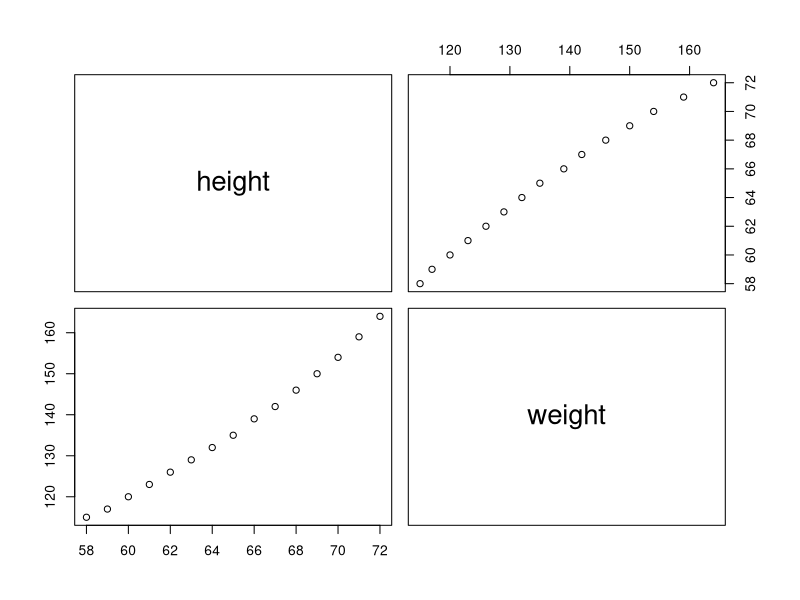
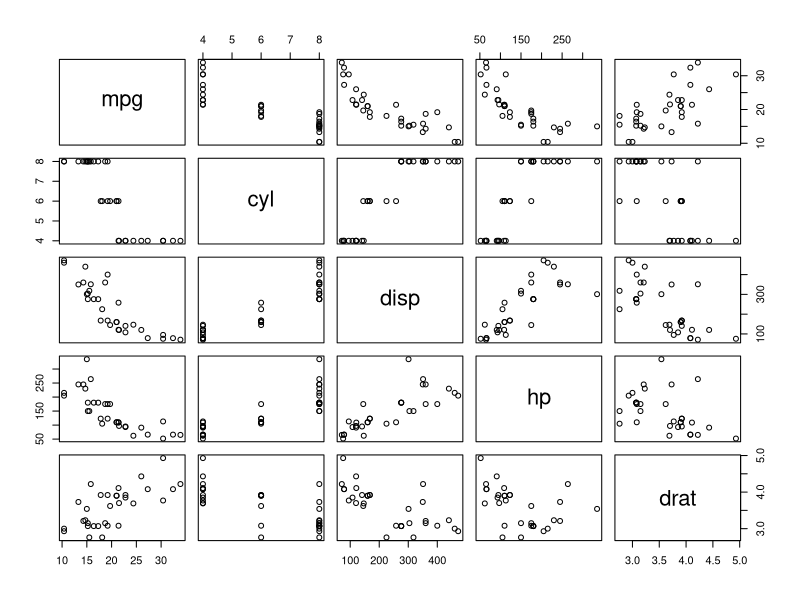

Generate these figures, in order, with R:
#simple linera regression - women
#save slr-women.R

women
head(women)
names(women)
cov(women$height, women$weight)
cor(women$height, women$weight)
pairs(women)
pairs(mtcars[1:5])
fit1 = lm(weight ~ height, data=women)
summary(fit1)
